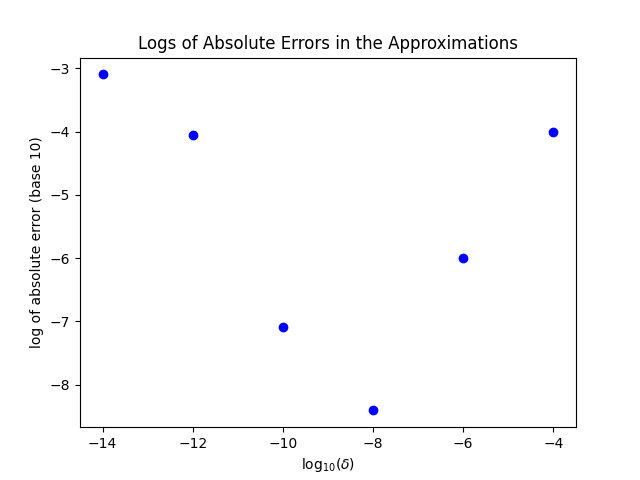

The script that drew this image:
import numpy as np
import matplotlib.pyplot as plt

#Part (a)
def f(x):
    return x*(x - 1)

def f_prime(x):
    return 2*x - 1

x = 1
delta = 1e-2
deriv_rough = (f(x + delta) - f(x))/delta
print("Approximation:", deriv_rough)
deriv_accurate = f_prime(x)
print("Accurate result:", deriv_accurate)

#Part (b)
derivs = []
for i in range(6):
    delta *= 1e-2
    derivs.append((f(x + delta) - f(x))/delta)
print(derivs)

log_x = np.array([-4, -6, -8, -10, -12, -14])
log_errs = np.log10(np.abs(np.array(derivs) - deriv_accurate))

plt.scatter(log_x, log_errs, color="b")
plt.ylabel('log of absolute error (base 10)')
plt.xlabel('$\log_{10}(\delta)$')
plt.title('Logs of Absolute Errors in the Approximations')
plt.show()
